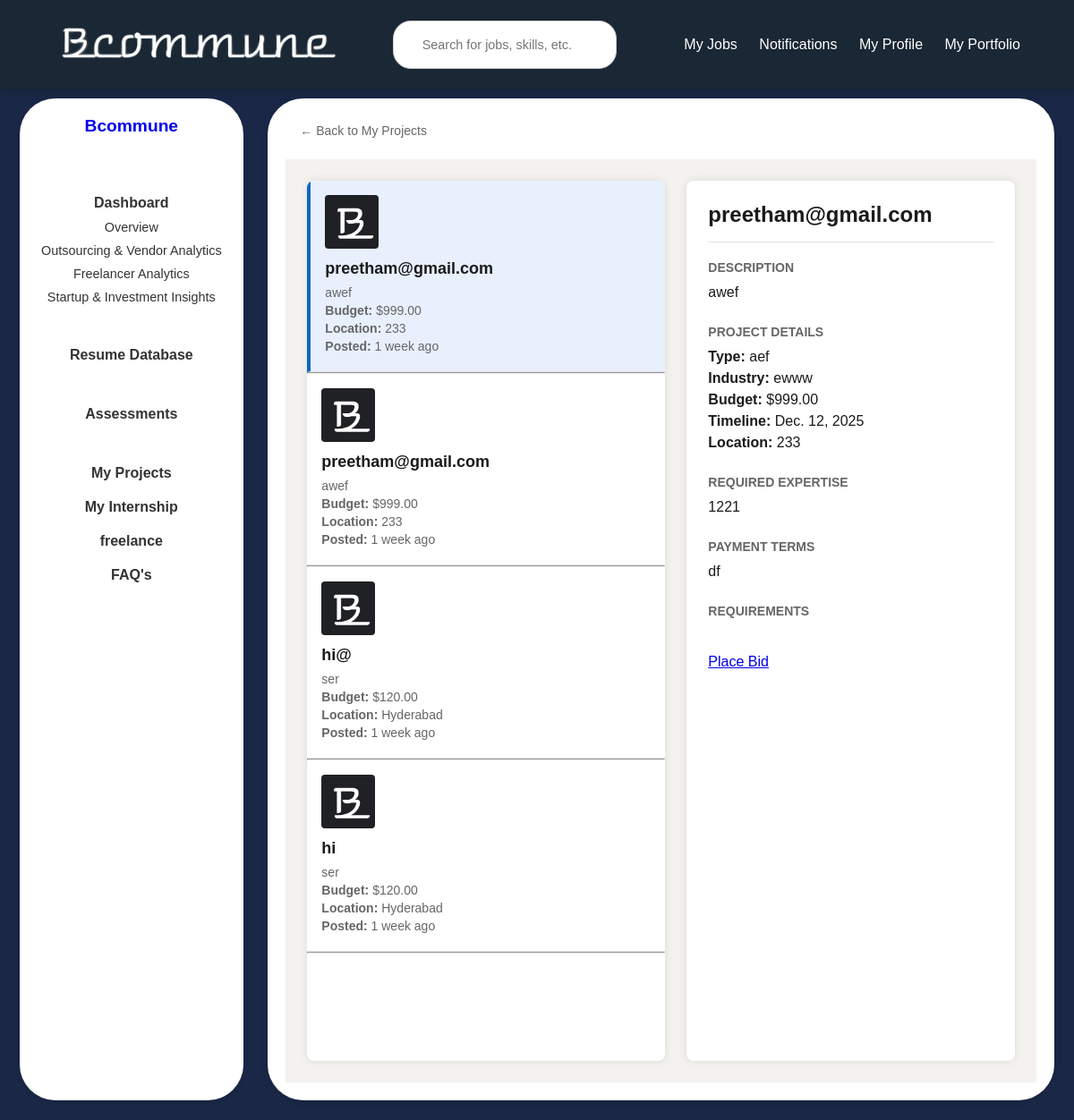
The page /company/dashboard/myprojects/explore/ (signed in) on the database its author committed.
### users/models.py (models this page shows, shortened)
class CustomUser(AbstractUser):
    USER_TYPE_CHOICES = (
        ('individual', 'Individual'),
        ('company', 'Company'),
    )
    user_type = models.CharField(max_length=10, choices=USER_TYPE_CHOICES, default='company')
    company_name = models.CharField(max_length=255, null=True, blank=True)
    company_website = models.URLField(max_length=200, null=True, blank=True)
    industry = models.CharField(max_length=100, null=True, blank=True)
    company_size = models.CharField(max_length=20, null=True, blank=True)
    company_type = models.CharField(max_length=255, null=True, blank=True)
    designation = models.CharField(max_length=255, null=True, blank=True)
    phone_number = models.CharField(max_length=15, null=True, blank=True)
    bcommune_profile = models.URLField(null=True, blank=True)
    profile_picture = models.ImageField(upload_to='profile_pics/', blank=True, null=True)
    about_company = models.TextField(null=True, blank=True)  # About the Company
    founding_year = models.PositiveIntegerField(null=True, blank=True)  # Establishment Year
    headquarters = models.CharField(max_length=255, null=True, blank=True)  # Headquarters Location
    branches = models.TextField(null=True, blank=True)
    business_registration_number = models.CharField(max_length=100, null=True, blank=True)
    legal_structure = models.CharField(
        max_length=50,
        choices=[
            ('LLP', 'LLP'),
            ('Pvt Ltd', 'Private Limited'),
            ('Partnership', 'Partnership'),
            ('Sole Proprietorship', 'Sole Proprietorship'),
            ('Others', 'Others'),
        ],
        null=True,
        blank=True
    )
    core_services = models.TextField(null=True, blank=True)
    social_media_links = models.JSONField(default=dict, blank=True)  # Example: {"facebook": "", "linkedin": "", "twitter": ""}
    portfolio = models.TextField(null=True, blank=True)

class Project(models.Model):
    company = models.ForeignKey(settings.AUTH_USER_MODEL, on_delete=models.CASCADE)
    title = models.CharField(max_length=200)
    description = models.TextField()
    project_type = models.CharField(max_length=100)
    industry = models.CharField(max_length=100)
    budget = models.DecimalField(max_digits=15, decimal_places=2)
    timeline = models.DateField()
    location = models.CharField(max_length=200, blank=True, null=True)
    expertise_required = models.TextField()
    payment_terms = models.TextField()
    nda_required = models.BooleanField(default=False)
    confidentiality_required = models.BooleanField(default=False)
    ip_rights_required = models.BooleanField(default=False)
    custom_field = models.CharField(max_length=200, blank=True, null=True)
    created_at = models.DateTimeField(auto_now_add=True)

### users/views.py (the view, shortened to what this page needs)
# urls.py: path('company/dashboard/myprojects/explore/', views.explore_projects, name='explore_projects'),
@login_required
def explore_projects(request):
    other_company_projects = Project.objects.exclude(company=request.user).order_by('-created_at')
    selected_project_id = request.GET.get('selected_project')
    first_project = None
    if selected_project_id:
        try:
            first_project = Project.objects.get(id=selected_project_id)
        except Project.DoesNotExist:
            first_project = other_company_projects.first()
    else:
        first_project = other_company_projects.first()
    context = {
        'projects': other_company_projects,
        'first_project': first_project,
        'selected_project_id': selected_project_id,
    }
    return render(request, 'explore_projects.html', context)

### users/templates/explore_projects.html (shortened to what this page needs)
{% load static %}
<!DOCTYPE html>
<html lang="en">
<head>
    <link rel="stylesheet" href="{% static 'css/common.css'%}">
</head>
<body>
    {% include 'header2.html' %}
    <div class="main-container">
        {% include 'sidebarcompany.html' %}
        <div class="content">
            <a href="{% url 'myprojects' %}" class="back-button">
                ← Back to My Projects
            </a>
            <div class="projects-container">
                <div class="projects-list">
                    {% if projects %}
                        {% for project in projects %}
                            <div class="project-card {% if project.id|stringformat:'s' == selected_project_id %}active{% elif not selected_project_id and forloop.first %}active{% endif %}" data-project-id="{{ project.id }}">
                                <div class="bid-logo">
                                    <img src="{% static 'images/B.png' %}" alt="Project Logo">
                                </div>
                                <h3>{{ project.title }}</h3>
                                <p>{{ project.description|truncatechars:100 }}</p>
                                <p><strong>Budget:</strong> ${{ project.budget }}</p>
                                <p><strong>Location:</strong> {{ project.location|default:"Not specified" }}</p>
                                <p><strong>Posted:</strong> {{ project.created_at|timesince }} ago</p>
                            </div>
                            <hr>
                        {% endfor %}
                    {% else %}
                        <p class="no-projects">No projects available from other companies at the moment.</p>
                    {% endif %}
                </div>
                <div class="project-details">
                    <div id="project-detail-content">
                        {% if first_project %}
                            <h2>{{ first_project.title }}</h2>
                            <div class="detail-section">
                                <h3>Description</h3>
                                <p>{{ first_project.description }}</p>
                            </div>
                            <div class="detail-section">
                                <h3>Project Details</h3>
                                <p><strong>Type:</strong> {{ first_project.project_type }}</p>
                                <p><strong>Industry:</strong> {{ first_project.industry }}</p>
                                <p><strong>Budget:</strong> ${{ first_project.budget }}</p>
                                <p><strong>Timeline:</strong> {{ first_project.timeline }}</p>
                                <p><strong>Location:</strong> {{ first_project.location|default:"Not specified" }}</p>
                            </div>
                            <div class="detail-section">
                                <h3>Required Expertise</h3>
                                <p>{{ first_project.expertise_required }}</p>
                            </div>
                            <div class="detail-section">
                                <h3>Payment Terms</h3>
                                <p>{{ first_project.payment_terms }}</p>
                            </div>
                            <div class="detail-section">
                                <h3>Requirements</h3>
                            </div>
                            {% if user.is_authenticated and user.user_type == 'company' and first_project.company != user %}
                                <a href="{% url 'place_project_bid' first_project.id %}" class="btn btn-primary">Place Bid</a>
                            {% endif %}
                        {% else %}
                            <p class="no-projects">Select a project to view details</p>
                        {% endif %}
                    </div>
                </div>
            </div>
        </div>
    </div>
</body>

### users/templates/sidebarcompany.html
{%load static%}
<div class="sidebar">
    <a href="{% url 'company_profile' %}" style=" text-decoration: none;" ><h2>{{ user.company_name }}</h2></a>
    <br><br>
    <h4>
      <a href="#" style="text-decoration: none; color: inherit;">Dashboard</a>
    </h4>
    <ul>
        <li>
          <a href="#" style="text-decoration: none; color: inherit;">Overview</a>
        </li>
        <li>
          <a href="#" style="text-decoration: none; color: inherit;">Outsourcing & Vendor Analytics</a>
        </li>
        <li>
          <a href="#" style="text-decoration: none; color: inherit;">Freelancer Analytics</a>
        </li>
        <li>
          <a href="#" style="text-decoration: none; color: inherit;">Startup & Investment Insights</a>
        </li>
    </ul>
    <br>
    <h4>
      <a href="#" style="text-decoration: none; color: inherit;">Resume Database</a>
    </h4>
    <br>
    <h4>
      <a href="#" style="text-decoration: none; color: inherit;">Assessments</a>
    </h4>
    <br>
    <h4>
      <a href="{% url 'myprojects' %}" style="text-decoration: none; color: inherit;">My Projects</a>
    </h4>
    <h4>
      <a href="{%url 'myinternships'%}" style="text-decoration: none; color: inherit;">My Internship</a>
    </h4>
    <h4>
      <a href="{%url 'freelance'%}" style="text-decoration: none; color: inherit;">freelance</a>
    </h4>
    <h4>
      <a href="{% url 'faq' %}" style="text-decoration: none; color: inherit;">FAQ's</a>
    </h4>
</div>

### static/css/common.css (style rules this page uses)
* { margin: 0; padding: 0; box-sizing: border-box; font-family: Arial, sans-serif; }
body { background-color: #1a2734; color: #333; font-family: Arial, sans-serif; min-height: 100vh; display: flex; flex-direction: column; margin: 0; }
.sidebar { background-color: white; padding: 20px; width: 250px; min-height: calc(100vh - 30px); margin-right: 0.2cm; border-radius: 40px; text-align: center; box-shadow: 0 2px 5px rgba(0, 0, 0, 0.1); flex-shrink: 0; margin-left: 1%; margin-bottom: 1%; }
.sidebar h2 { font-size: 1.2rem; margin-bottom: 10px; }
.sidebar h4 { margin: 20px 0 10px; font-size: 1rem; }
.sidebar ul { list-style: none; padding: 0; }
.sidebar ul li { margin: 10px 0; font-size: 0.9rem; cursor: pointer; }
.main-container { display: flex; flex-wrap: wrap; justify-content: space-between; padding: 10px; background-color: #1a2746; margin-top: 100px; gap: 20px; }
.content { flex: 1; padding: 20px; background-color: white; border-radius: 40px; box-shadow: 0 2px 10px rgba(0, 0, 0, 0.1); margin-bottom: 1%; margin-right: 1%; }

### users/templates/explore_projects.html (style rules this page uses)
.projects-container { display: flex; gap: 24px; padding: 24px; background-color: #f3f2ef; min-height: calc(100vh - 100px); }
.projects-list { flex: 0 0 400px; height: calc(100vh - 148px); overflow-y: auto; background-color: white; border-radius: 8px; box-shadow: 0 0 10px rgba(0,0,0,0.1); }
.project-card { padding: 16px; border-bottom: 1px solid #e0e0e0; cursor: pointer; transition: background-color 0.2s; }
.project-card.active { background-color: #e8f0fe; border-left: 4px solid #0a66c2; }
.project-card h3 { margin: 0 0 8px 0; color: #1a1a1a; font-size: 18px; }
.project-card p { margin: 4px 0; color: #666; font-size: 14px; }
.project-card .bid-logo { width: 60px; height: 60px; margin-bottom: 12px; }
.project-card .bid-logo img { width: 100%; height: 100%; object-fit: cover; border-radius: 4px; }
.project-details { flex: 1; background-color: white; border-radius: 8px; padding: 24px; box-shadow: 0 0 10px rgba(0,0,0,0.1); height: calc(100vh - 148px); overflow-y: auto; }
.project-details h2 { margin: 0 0 20px 0; color: #1a1a1a; padding-bottom: 16px; border-bottom: 1px solid #e0e0e0; font-size: 24px; }
.detail-section { margin-bottom: 24px; }
.detail-section h3 { color: #666; font-size: 14px; margin-bottom: 8px; text-transform: uppercase; }
.detail-section p { color: #1a1a1a; margin: 0; line-height: 1.5; }
.back-button { display: inline-flex; align-items: center; gap: 8px; color: #666; text-decoration: none; margin-bottom: 16px; font-size: 14px; padding: 8px 16px; border-radius: 4px; transition: background-color 0.2s; }

### rows shown on the page
CustomUser: company_name "Bcommune"
Project: title "preetham@gmail.com", description "awef", budget "999.00", location "233", created_at "1 week", project_type "aef", industry "ewww", timeline "Dec. 12, 2025", expertise_required "1221", payment_terms "df"
Project: title "preetham@gmail.com", description "awef", budget "999.00", location "233", created_at "1 week"
Project: title "hi@", description "ser", budget "120.00", location "Hyderabad", created_at "1 week"
Project: title "hi", description "ser", budget "120.00", location "Hyderabad", created_at "1 week"
